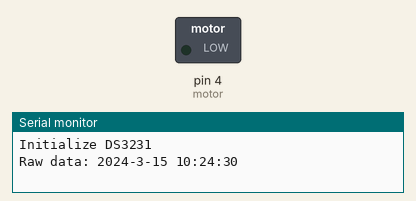
Simulated run of this sketch. Board: Arduino Uno, built with avr-gcc and run on an emulated ATmega328P. Shown: switched loads named in the sketch (green lamp = pin HIGH), the last lines printed to the serial monitor. The local clock reads 2024-03-15 10:24:30 at power-on unless the sketch sets it.

Above: at 0.1 s.
At 1.1 s:
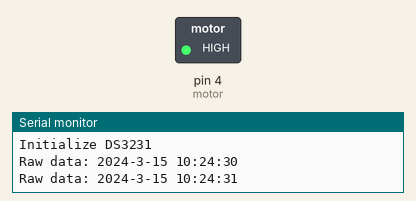
Timing chart, 0 to 2.6 s (numbered marks = the images above):
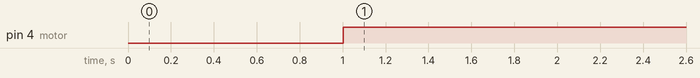

Measured:
- by itself, pin 4 (motor): LOW → HIGH at 1.0 s

The sketch:

3rd_program.ino
```cpp
#include <Wire.h>
#include <DS3231.h>

DS3231 clock;
RTCDateTime dt;
int motor = 4;     // change your relay i/p as per connection

void setup()
{
    Serial.begin(9600);

//Initialize DS3231
    Serial.println("Initialize DS3231");;
    clock.begin();
    pinMode(motor, OUTPUT);
//Set sketch compiling time
//clock.setDateTime(DATE, TIME);
}

void loop()
{
  dt = clock.getDateTime();

//For leading zero look to DS3231_dateformat example

  Serial.print("Raw data: ");
  Serial.print(dt.year);   Serial.print("-");
  Serial.print(dt.month);  Serial.print("-");
  Serial.print(dt.day);    Serial.print(" ");
  Serial.print(dt.hour);   Serial.print(":");
  Serial.print(dt.minute); Serial.print(":");
  Serial.print(dt.second); Serial.println("");

  delay(1000);

// Here I'm using (Active LOW Relay Logic) for Relay.
// Morning Watering.

  if (dt.hour == 9 && dt.minute == 15 && dt.second == 0)
  {
    digitalWrite(motor, LOW);
    Serial.print("Morning watering");
    delay(300000);  // 5 min
  }

// Evening Watering
  if (dt.hour == 18 && dt.minute == 1 && dt.second == 0)
  {
    digitalWrite(motor, LOW);
    Serial.print("Evening watering");
    delay(300000);     // 5 min
  }
  else
  {
    digitalWrite(motor, HIGH);
  }
}
```
